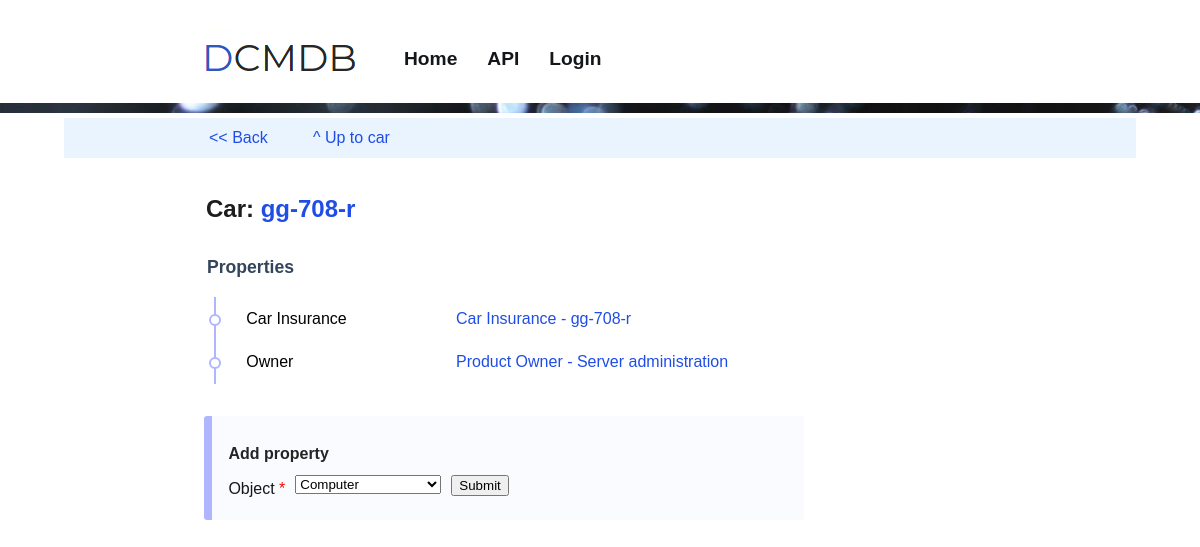
Before: /ui/api/v1/class/car/gg-708-r with the older database file.
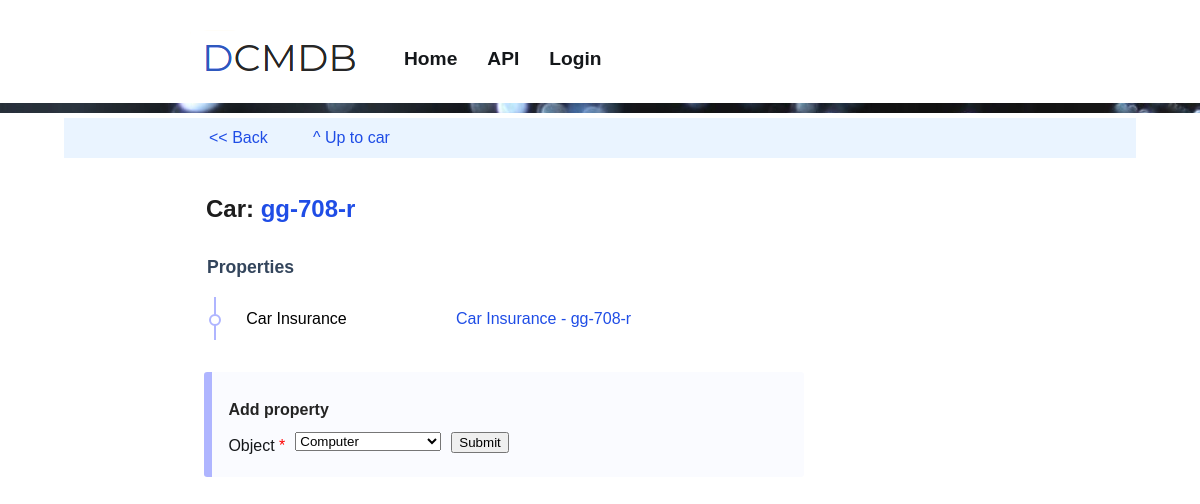
After: the same page with the newer database file.
### tables this page shows
CREATE TABLE classes (id integer primary key autoincrement, handle text UNIQUE, name text, type text, description text, appended integer, unit text, value_prefix, value_limit text, applies_to text, accepts text);

CREATE TABLE records (id integer primary key autoincrement, class_id int, handle text, label text, value text, target_id int, alias_src_id int, alias_dst_id int);

### frontend/api_v1.py (the view)
@api.route('/ui/api/v1/class/<class_handle>/<record_handle>', methods=['GET', 'POST'])
@api.route('/ui/api/v1/class/<class_handle>/<record_handle>/', methods=['GET', 'POST'])
def route_record_handle(class_handle, record_handle):
    rc = get_record_class(class_handle)
    rec_id = index.backend.get_record_id(rc.id, record_handle)
    return render_record_details(rec_id)

### frontend/forms.py
class AddPropertyForm_choose_class(FlaskForm):
    class_handle   = SelectField('Object', validators=[Optional()])
    submit1       = SubmitField('Submit')

class AddPropertyForm_choose_record(FlaskForm):
    class_handle   = StringField('Class',validators=[InputRequired()])
    record_handle = SelectField('Record', validators=[InputRequired()])
    submit2       = SubmitField('Submit')

### backend/app.py (called while the page is built)
    def get_record_class(self, class_id):
        query = "SELECT * FROM classes WHERE id = {}".format(class_id)
        row = self.db.fetch_one(query)
        if row is None or row is False:
            return False
        return RecordClass(self, class_id)

    def get_all_record_classes(self):
        query = "SELECT * FROM classes"
        return self.get_object_list(query, RecordClass)

    def get_record(self, record_id):
        query = "SELECT * FROM records WHERE id = {}".format(record_id)
        row = self.db.fetch_one(query)
        if row is None or row is False:
            return False
        return Record(self, record_id)

    def get_record_class_id(self, class_handle):
        query = "SELECT id FROM classes WHERE handle = '{}';".format(class_handle)
        row = self.db.fetch_one(query)
        if row:
            return row[0]
        return False

    def get_record_id(self, class_id, record_handle):
        query = "SELECT id FROM records WHERE handle = '{}' AND class_id = {};" \
                .format(record_handle, class_id)
        row = self.db.fetch_one(query)
        if row:
            return row[0]
        return False

    def get_object_list(self, query, ObjectClass):
        query_result = self.db.fetch_all(query)
        object_list = []
        for row in query_result:
            obj_id = row[0]
            obj = ObjectClass(self, obj_id)
            object_list.append(obj)
        return object_list

    def csl_to_list(self, csl):
        l = csl.split(", ")
        return list(filter(None, l))

### backend/application/sqlite_engine.py (called while the page is built)
    def connect(self):
        if self.connection == False:
            self.connection = sqlite3.connect(self.url)
            self.cursor = self.connection.cursor()

    def commit(self):
        self.connection.commit()

    def close_connection(self):
        self.connection.close()
        self.connection = False

    def fetch_one(self, query):
        self.connect()
        qr = self.cursor.execute(query)
        result = self.cursor.fetchone()
        self.commit()
        self.close_connection()
        return result

### frontend/templates/api_v1_record_details.html (shortened to what this page needs)
{% extends "base.html" %}
{% from 'common.html' import api_nav %}
{% from 'common.html' import input as input %}
{% block extra_css %}
		<link rel="stylesheet" href="/static/dist/css/forms.css" />
{% endblock %}
{% block content %}
<article style="max-width:100vw;" class="flat-article">
	{{ api_nav(g) }}
</article>
<article class="flat-article">
	<h1> {{ g.record.class_name }}:  <a href="/ui/api/v1/{{ g.record.url }}">{{ g.title }}</a></h1>
</article>
<article>
<table>
	<table class="tablelist">
		{% if g.record.custom_attributes %}
			<tr><td colspan="3"><h2>Properties</h2></td></tr>
			{% for group in g.record.custom_attributes %}
				{% set rc = group[1][0].record_class %}
				<tr>
					<td class="bullet" valign="top" rowspan="{{ group[1]|length + 1 }}">
						<a style="color:black;" href="/ui/api/v1/{{ rc.url }}">
							{{ rc.name }}
						</a>
					</td>
				</tr>
				{% for obj in group[1] %}
					<tr>
						{% if obj.class_type == 'value' %}
							<td>
								<span style="color:gray">{{ obj.value_prefix }}</span> {{ obj.value }} <span style="color:gray">{{ obj.unit }}</span>
							</td>
						{% elif obj.class_type == 'alias' %}
							<td colspan="2">
								<a href="/ui/api/v1/{{ obj.alias_src.url }}">
									{{ obj.alias_src.label }}
								</a>
							</td>
						{% else %}
							<td colspan="2">
								<a href="/ui/api/v1/{{ obj.url }}">
									{{ obj.label }}
								</a>
							</td>
						{% endif %}
					</tr>
				{% endfor %}
			{% endfor %}
		{% endif %}
	</table>
</article>
<div id="nav-inpage" class="dark">
		{% if g.form == 'choose_class' %}
		<form method="POST" class="flat">
		<h4> Add property</h4>
		{{ input(form.class_handle,5,True) }}
		{{ form.submit1 }}
		</form>
		{% endif %}
</div>
{% endblock %}

### frontend/templates/base.html (shortened to what this page needs)
<!DOCTYPE html>
<html lang="en">
	<head>
		<link rel="stylesheet" href="/static/dist/css/main.css" />
		<link rel="stylesheet" href="/static/dist/css/tablelist.css" />
		<link rel="stylesheet" href="/static/dist/css/nav.css" />
		<link rel="stylesheet" href="/static/dist/css/form.css" />
		<link rel="stylesheet" href="/static/dist/css/adaptive.css" />
		{% block extra_css %}{%endblock %}
	</head>
	<body>
		<header>
			<a href="/"><img src="/static/dist/img/logo.png" alt="dcmdb" /></a>
			<nav id="nav-web">
				<ul>
					<li><a href="/">Home</a>
					<li><a href="/ui/api/v1/class">API</a>
					<li><a href="/login">Login</a>
				</ul>
			</nav>
		</header>
		<div id="feature-image" class="midpage" style="background-image:url(/static/dist/img/drops.jpg)"></div>
		{% block content %}{%endblock %}
	</body>
</html>

### frontend/templates/common.html (shortened to what this page needs)
{%- macro input(field, indent, required='') -%}
	<div class="form-label {% if required %}required{% endif %}">
		{{ field.label }}
	</div>{{ field }}
{%- endmacro %}
{%- macro back_link() -%}
<a onclick="window.history.back();" style="cursor:pointer"><< Back</a>
{%- endmacro %}
{%- macro api_nav(g) -%}
	<div id="nav-body">
		<table><tr><td width="100px">{{ back_link() }}</td>
		<td><a href="{{ g.parent_page }}">{{ g.parent_page_link_name }}</a></td>
		</tr></table>
	</div>
{%- endmacro %}

Changed rows visible on the page:
no longer on this page (row unchanged): classes: name "Owner"
no longer on this page (row edited): records: alias_src.label "Product Owner - Server administration"
